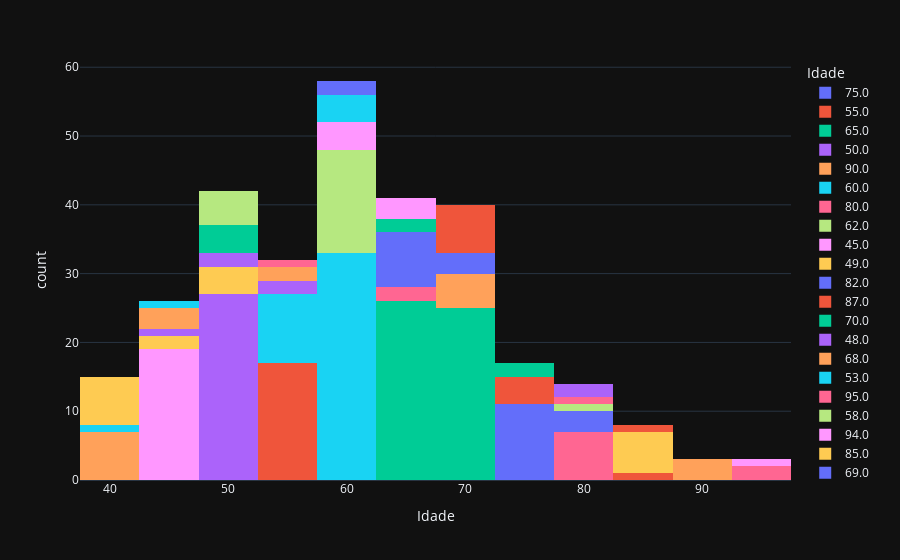

Notebook source saved alongside this figure:
### Code cell
fig = px.histogram(df, x = "age", color = "age", template = "plotly_dark",
                  labels = {"age": "Idade"})
fig.show()

#posicoes 187 e 190 do dataset apresentam idade 60.667

### Figure 1 — Plotly figure (JSON) as saved in the notebook; plotly's stock layout.template omitted (floating-point values rounded to 4 significant figures)
{"data": [{"alignmentgroup": "True", "bingroup": "x", "hovertemplate": "Idade=%{x}<br>count=%{y}<extra></extra>", "legendgroup": "75.0", "marker": {"color": "#636efa", "pattern": {"shape": ""}}, "name": "75.0", "offsetgroup": "75.0", "orientation": "v", "showlegend": true, "type": "histogram", "x": [75, 75, 75, 75, 75, 75, 75, 75, 75, 75, 75], "xaxis": "x", "yaxis": "y"}, {"alignmentgroup": "True", "bingroup": "x", "hovertemplate": "Idade=%{x}<br>count=%{y}<extra></extra>", "legendgroup": "55.0", "marker": {"color": "#EF553B", "pattern": {"shape": ""}}, "name": "55.0", "offsetgroup": "55.0", "orientation": "v", "showlegend": true, "type": "histogram", "x": [55, 55, 55, 55, 55, 55, 55, 55, 55, 55, 55, 55, 55, 55, 55, 55, 55], "xaxis": "x", "yaxis": "y"}, {"alignmentgroup": "True", "bingroup": "x", "hovertemplate": "Idade=%{x}<br>count=%{y}<extra></extra>", "legendgroup": "65.0", "marker": {"color": "#00cc96", "pattern": {"shape": ""}}, "name": "65.0", "offsetgroup": "65.0", "orientation": "v", "showlegend": true, "type": "histogram", "x": [65, 65, 65, 65, 65, 65, 65, 65, 65, 65, 65, 65, 65, 65, 65, 65, 65, 65, 65, 65, 65, 65, 65, 65, 65, 65], "xaxis": "x", "yaxis": "y"}, {"alignmentgroup": "True", "bingroup": "x", "hovertemplate": "Idade=%{x}<br>count=%{y}<extra></extra>", "legendgroup": "50.0", "marker": {"color": "#ab63fa", "pattern": {"shape": ""}}, "name": "50.0", "offsetgroup": "50.0", "orientation": "v", "showlegend": true, "type": "histogram", "x": [50, 50, 50, 50, 50, 50, 50, 50, 50, 50, 50, 50, 50, 50, 50, 50, 50, 50, 50, 50, 50, 50, 50, 50, 50, 50, 50], "xaxis": "x", "yaxis": "y"}, {"alignmentgroup": "True", "bingroup": "x", "hovertemplate": "Idade=%{x}<br>count=%{y}<extra></extra>", "legendgroup": "90.0", "marker": {"color": "#FFA15A", "pattern": {"shape": ""}}, "name": "90.0", "offsetgroup": "90.0", "orientation": "v", "showlegend": true, "type": "histogram", "x": [90, 90, 90], "xaxis": "x", "yaxis": "y"}, {"alignmentgroup": "True", "bingroup": "x", "hovertemplate": "Idade=%{x}<br>count=%{y}<extra></extra>", "legendgroup": "60.0", "marker": {"color": "#19d3f3", "pattern": {"shape": ""}}, "name": "60.0", "offsetgroup": "60.0", "orientation": "v", "showlegend": true, "type": "histogram", "x": [60, 60, 60, 60, 60, 60, 60, 60, 60, 60, 60, 60, 60, 60, 60, 60, 60, 60, 60, 60, 60, 60, 60, 60, 60, 60, 60, 60, 60, 60, 60, 60, 60], "xaxis": "x", "yaxis": "y"}, {"alignmentgroup": "True", "bingroup": "x", "hovertemplate": "Idade=%{x}<br>count=%{y}<extra></extra>", "legendgroup": "80.0", "marker": {"color": "#FF6692", "pattern": {"shape": ""}}, "name": "80.0", "offsetgroup": "80.0", "orientation": "v", "showlegend": true, "type": "histogram", "x": [80, 80, 80, 80, 80, 80, 80], "xaxis": "x", "yaxis": "y"}, {"alignmentgroup": "True", "bingroup": "x", "hovertemplate": "Idade=%{x}<br>count=%{y}<extra></extra>", "legendgroup": "62.0", "marker": {"color": "#B6E880", "pattern": {"shape": ""}}, "name": "62.0", "offsetgroup": "62.0", "orientation": "v", "showlegend": true, "type": "histogram", "x": [62, 62, 62, 62, 62], "xaxis": "x", "yaxis": "y"}, {"alignmentgroup": "True", "bingroup": "x", "hovertemplate": "Idade=%{x}<br>count=%{y}<extra></extra>", "legendgroup": "45.0", "marker": {"color": "#FF97FF", "pattern": {"shape": ""}}, "name": "45.0", "offsetgroup": "45.0", "orientation": "v", "showlegend": true, "type": "histogram", "x": [45, 45, 45, 45, 45, 45, 45, 45, 45, 45, 45, 45, 45, 45, 45, 45, 45, 45, 45], "xaxis": "x", "yaxis": "y"}, {"alignmentgroup": "True", "bingroup": "x", "hovertemplate": "Idade=%{x}<br>count=%{y}<extra></extra>", "legendgroup": "49.0", "marker": {"color": "#FECB52", "pattern": {"shape": ""}}, "name": "49.0", "offsetgroup": "49.0", "orientation": "v", "showlegend": true, "type": "histogram", "x": [49, 49, 49, 49], "xaxis": "x", "yaxis": "y"}, {"alignmentgroup": "True", "bingroup": "x", "hovertemplate": "Idade=%{x}<br>count=%{y}<extra></extra>", "legendgroup": "82.0", "marker": {"color": "#636efa", "pattern": {"shape": ""}}, "name": "82.0", "offsetgroup": "82.0", "orientation": "v", "showlegend": true, "type": "histogram", "x": [82, 82, 82], "xaxis": "x", "yaxis": "y"}, {"alignmentgroup": "True", "bingroup": "x", "hovertemplate": "Idade=%{x}<br>count=%{y}<extra></extra>", "legendgroup": "87.0", "marker": {"color": "#EF553B", "pattern": {"shape": ""}}, "name": "87.0", "offsetgroup": "87.0", "orientation": "v", "showlegend": true, "type": "histogram", "x": [87], "xaxis": "x", "yaxis": "y"}, {"alignmentgroup": "True", "bingroup": "x", "hovertemplate": "Idade=%{x}<br>count=%{y}<extra></extra>", "legendgroup": "70.0", "marker": {"color": "#00cc96", "pattern": {"shape": ""}}, "name": "70.0", "offsetgroup": "70.0", "orientation": "v", "showlegend": true, "type": "histogram", "x": [70, 70, 70, 70, 70, 70, 70, 70, 70, 70, 70, 70, 70, 70, 70, 70, 70, 70, 70, 70, 70, 70, 70, 70, 70], "xaxis": "x", "yaxis": "y"}, {"alignmentgroup": "True", "bingroup": "x", "hovertemplate": "Idade=%{x}<br>count=%{y}<extra></extra>", "legendgroup": "48.0", "marker": {"color": "#ab63fa", "pattern": {"shape": ""}}, "name": "48.0", "offsetgroup": "48.0", "orientation": "v", "showlegend": true, "type": "histogram", "x": [48, 48], "xaxis": "x", "yaxis": "y"}, {"alignmentgroup": "True", "bingroup": "x", "hovertemplate": "Idade=%{x}<br>count=%{y}<extra></extra>", "legendgroup": "68.0", "marker": {"color": "#FFA15A", "pattern": {"shape": ""}}, "name": "68.0", "offsetgroup": "68.0", "orientation": "v", "showlegend": true, "type": "histogram", "x": [68, 68, 68, 68, 68], "xaxis": "x", "yaxis": "y"}, {"alignmentgroup": "True", "bingroup": "x", "hovertemplate": "Idade=%{x}<br>count=%{y}<extra></extra>", "legendgroup": "53.0", "marker": {"color": "#19d3f3", "pattern": {"shape": ""}}, "name": "53.0", "offsetgroup": "53.0", "orientation": "v", "showlegend": true, "type": "histogram", "x": [53, 53, 53, 53, 53, 53, 53, 53, 53, 53], "xaxis": "x", "yaxis": "y"}, {"alignmentgroup": "True", "bingroup": "x", "hovertemplate": "Idade=%{x}<br>count=%{y}<extra></extra>", "legendgroup": "95.0", "marker": {"color": "#FF6692", "pattern": {"shape": ""}}, "name": "95.0", "offsetgroup": "95.0", "orientation": "v", "showlegend": true, "type": "histogram", "x": [95, 95], "xaxis": "x", "yaxis": "y"}, {"alignmentgroup": "True", "bingroup": "x", "hovertemplate": "Idade=%{x}<br>count=%{y}<extra></extra>", "legendgroup": "58.0", "marker": {"color": "#B6E880", "pattern": {"shape": ""}}, "name": "58.0", "offsetgroup": "58.0", "orientation": "v", "showlegend": true, "type": "histogram", "x": [58, 58, 58, 58, 58, 58, 58, 58, 58, 58], "xaxis": "x", "yaxis": "y"}, {"alignmentgroup": "True", "bingroup": "x", "hovertemplate": "Idade=%{x}<br>count=%{y}<extra></extra>", "legendgroup": "94.0", "marker": {"color": "#FF97FF", "pattern": {"shape": ""}}, "name": "94.0", "offsetgroup": "94.0", "orientation": "v", "showlegend": true, "type": "histogram", "x": [94], "xaxis": "x", "yaxis": "y"}, {"alignmentgroup": "True", "bingroup": "x", "hovertemplate": "Idade=%{x}<br>count=%{y}<extra></extra>", "legendgroup": "85.0", "marker": {"color": "#FECB52", "pattern": {"shape": ""}}, "name": "85.0", "offsetgroup": "85.0", "orientation": "v", "showlegend": true, "type": "histogram", "x": [85, 85, 85, 85, 85, 85], "xaxis": "x", "yaxis": "y"}, {"alignmentgroup": "True", "bingroup": "x", "hovertemplate": "Idade=%{x}<br>count=%{y}<extra></extra>", "legendgroup": "69.0", "marker": {"color": "#636efa", "pattern": {"shape": ""}}, "name": "69.0", "offsetgroup": "69.0", "orientation": "v", "showlegend": true, "type": "histogram", "x": [69, 69, 69], "xaxis": "x", "yaxis": "y"}, {"alignmentgroup": "True", "bingroup": "x", "hovertemplate": "Idade=%{x}<br>count=%{y}<extra></extra>", "legendgroup": "72.0", "marker": {"color": "#EF553B", "pattern": {"shape": ""}}, "name": "72.0", "offsetgroup": "72.0", "orientation": "v", "showlegend": true, "type": "histogram", "x": [72, 72, 72, 72, 72, 72, 72], "xaxis": "x", "yaxis": "y"}, {"alignmentgroup": "True", "bingroup": "x", "hovertemplate": "Idade=%{x}<br>count=%{y}<extra></extra>", "legendgroup": "51.0", "marker": {"color": "#00cc96", "pattern": {"shape": ""}}, "name": "51.0", "offsetgroup": "51.0", "orientation": "v", "showlegend": true, "type": "histogram", "x": [51, 51, 51, 51], "xaxis": "x", "yaxis": "y"}, {"alignmentgroup": "True", "bingroup": "x", "hovertemplate": "Idade=%{x}<br>count=%{y}<extra></extra>", "legendgroup": "57.0", "marker": {"color": "#ab63fa", "pattern": {"shape": ""}}, "name": "57.0", "offsetgroup": "57.0", "orientation": "v", "showlegend": true, "type": "histogram", "x": [57, 57], "xaxis": "x", "yaxis": "y"}, {"alignmentgroup": "True", "bingroup": "x", "hovertemplate": "Idade=%{x}<br>count=%{y}<extra></extra>", "legendgroup": "42.0", "marker": {"color": "#FFA15A", "pattern": {"shape": ""}}, "name": "42.0", "offsetgroup": "42.0", "orientation": "v", "showlegend": true, "type": "histogram", "x": [42, 42, 42, 42, 42, 42, 42], "xaxis": "x", "yaxis": "y"}, {"alignmentgroup": "True", "bingroup": "x", "hovertemplate": "Idade=%{x}<br>count=%{y}<extra></extra>", "legendgroup": "41.0", "marker": {"color": "#19d3f3", "pattern": {"shape": ""}}, "name": "41.0", "offsetgroup": "41.0", "orientation": "v", "showlegend": true, "type": "histogram", "x": [41], "xaxis": "x", "yaxis": "y"}, {"alignmentgroup": "True", "bingroup": "x", "hovertemplate": "Idade=%{x}<br>count=%{y}<extra></extra>", "legendgroup": "67.0", "marker": {"color": "#FF6692", "pattern": {"shape": ""}}, "name": "67.0", "offsetgroup": "67.0", "orientation": "v", "showlegend": true, "type": "histogram", "x": [67, 67], "xaxis": "x", "yaxis": "y"}, {"alignmentgroup": "True", "bingroup": "x", "hovertemplate": "Idade=%{x}<br>count=%{y}<extra></extra>", "legendgroup": "79.0", "marker": {"color": "#B6E880", "pattern": {"shape": ""}}, "name": "79.0", "offsetgroup": "79.0", "orientation": "v", "showlegend": true, "type": "histogram", "x": [79], "xaxis": "x", "yaxis": "y"}, {"alignmentgroup": "True", "bingroup": "x", "hovertemplate": "Idade=%{x}<br>count=%{y}<extra></extra>", "legendgroup": "59.0", "marker": {"color": "#FF97FF", "pattern": {"shape": ""}}, "name": "59.0", "offsetgroup": "59.0", "orientation": "v", "showlegend": true, "type": "histogram", "x": [59, 59, 59, 59], "xaxis": "x", "yaxis": "y"}, {"alignmentgroup": "True", "bingroup": "x", "hovertemplate": "Idade=%{x}<br>count=%{y}<extra></extra>", "legendgroup": "44.0", "marker": {"color": "#FECB52", "pattern": {"shape": ""}}, "name": "44.0", "offsetgroup": "44.0", "orientation": "v", "showlegend": true, "type": "histogram", "x": [44, 44], "xaxis": "x", "yaxis": "y"}, {"alignmentgroup": "True", "bingroup": "x", "hovertemplate": "Idade=%{x}<br>count=%{y}<extra></extra>", "legendgroup": "63.0", "marker": {"color": "#636efa", "pattern": {"shape": ""}}, "name": "63.0", "offsetgroup": "63.0", "orientation": "v", "showlegend": true, "type": "histogram", "x": [63, 63, 63, 63, 63, 63, 63, 63], "xaxis": "x", "yaxis": "y"}, {"alignmentgroup": "True", "bingroup": "x", "hovertemplate": "Idade=%{x}<br>count=%{y}<extra></extra>", "legendgroup": "86.0", "marker": {"color": "#EF553B", "pattern": {"shape": ""}}, "name": "86.0", "offsetgroup": "86.0", "orientation": "v", "showlegend": true, "type": "histogram", "x": [86], "xaxis": "x", "yaxis": "y"}, {"alignmentgroup": "True", "bingroup": "x", "hovertemplate": "Idade=%{x}<br>count=%{y}<extra></extra>", "legendgroup": "66.0", "marker": {"color": "#00cc96", "pattern": {"shape": ""}}, "name": "66.0", "offsetgroup": "66.0", "orientation": "v", "showlegend": true, "type": "histogram", "x": [66, 66], "xaxis": "x", "yaxis": "y"}, {"alignmentgroup": "True", "bingroup": "x", "hovertemplate": "Idade=%{x}<br>count=%{y}<extra></extra>", "legendgroup": "43.0", "marker": {"color": "#ab63fa", "pattern": {"shape": ""}}, "name": "43.0", "offsetgroup": "43.0", "orientation": "v", "showlegend": true, "type": "histogram", "x": [43], "xaxis": "x", "yaxis": "y"}, {"alignmentgroup": "True", "bingroup": "x", "hovertemplate": "Idade=%{x}<br>count=%{y}<extra></extra>", "legendgroup": "46.0", "marker": {"color": "#FFA15A", "pattern": {"shape": ""}}, "name": "46.0", "offsetgroup": "46.0", "orientation": "v", "showlegend": true, "type": "histogram", "x": [46, 46, 46], "xaxis": "x", "yaxis": "y"}, {"alignmentgroup": "True", "bingroup": "x", "hovertemplate": "Idade=%{x}<br>count=%{y}<extra></extra>", "legendgroup": "61.0", "marker": {"color": "#19d3f3", "pattern": {"shape": ""}}, "name": "61.0", "offsetgroup": "61.0", "orientation": "v", "showlegend": true, "type": "histogram", "x": [61, 61, 61, 61], "xaxis": "x", "yaxis": "y"}, {"alignmentgroup": "True", "bingroup": "x", "hovertemplate": "Idade=%{x}<br>count=%{y}<extra></extra>", "legendgroup": "81.0", "marker": {"color": "#FF6692", "pattern": {"shape": ""}}, "name": "81.0", "offsetgroup": "81.0", "orientation": "v", "showlegend": true, "type": "histogram", "x": [81], "xaxis": "x", "yaxis": "y"}, {"alignmentgroup": "True", "bingroup": "x", "hovertemplate": "Idade=%{x}<br>count=%{y}<extra></extra>", "legendgroup": "52.0", "marker": {"color": "#B6E880", "pattern": {"shape": ""}}, "name": "52.0", "offsetgroup": "52.0", "orientation": "v", "showlegend": true, "type": "histogram", "x": [52, 52, 52, 52, 52], "xaxis": "x", "yaxis": "y"}, {"alignmentgroup": "True", "bingroup": "x", "hovertemplate": "Idade=%{x}<br>count=%{y}<extra></extra>", "legendgroup": "64.0", "marker": {"color": "#FF97FF", "pattern": {"shape": ""}}, "name": "64.0", "offsetgroup": "64.0", "orientation": "v", "showlegend": true, "type": "histogram", "x": [64, 64, 64], "xaxis": "x", "yaxis": "y"}, {"alignmentgroup": "True", "bingroup": "x", "hovertemplate": "Idade=%{x}<br>count=%{y}<extra></extra>", "legendgroup": "40.0", "marker": {"color": "#FECB52", "pattern": {"shape": ""}}, "name": "40.0", "offsetgroup": "40.0", "orientation": "v", "showlegend": true, "type": "histogram", "x": [40, 40, 40, 40, 40, 40, 40], "xaxis": "x", "yaxis": "y"}, {"alignmentgroup": "True", "bingroup": "x", "hovertemplate": "Idade=%{x}<br>count=%{y}<extra></extra>", "legendgroup": "60.667", "marker": {"color": "#636efa", "pattern": {"shape": ""}}, "name": "60.667", "offsetgroup": "60.667", "orientation": "v", "showlegend": true, "type": "histogram", "x": [60.67, 60.67], "xaxis": "x", "yaxis": "y"}, {"alignmentgroup": "True", "bingroup": "x", "hovertemplate": "Idade=%{x}<br>count=%{y}<extra></extra>", "legendgroup": "73.0", "marker": {"color": "#EF553B", "pattern": {"shape": ""}}, "name": "73.0", "offsetgroup": "73.0", "orientation": "v", "showlegend": true, "type": "histogram", "x": [73, 73, 73, 73], "xaxis": "x", "yaxis": "y"}, {"alignmentgroup": "True", "bingroup": "x", "hovertemplate": "Idade=%{x}<br>count=%{y}<extra></extra>", "legendgroup": "77.0", "marker": {"color": "#00cc96", "pattern": {"shape": ""}}, "name": "77.0", "offsetgroup": "77.0", "orientation": "v", "showlegend": true, "type": "histogram", "x": [77, 77], "xaxis": "x", "yaxis": "y"}, {"alignmentgroup": "True", "bingroup": "x", "hovertemplate": "Idade=%{x}<br>count=%{y}<extra></extra>", "legendgroup": "78.0", "marker": {"color": "#ab63fa", "pattern": {"shape": ""}}, "name": "78.0", "offsetgroup": "78.0", "orientation": "v", "showlegend": true, "type": "histogram", "x": [78, 78], "xaxis": "x", "yaxis": "y"}, {"alignmentgroup": "True", "bingroup": "x", "hovertemplate": "Idade=%{x}<br>count=%{y}<extra></extra>", "legendgroup": "54.0", "marker": {"color": "#FFA15A", "pattern": {"shape": ""}}, "name": "54.0", "offsetgroup": "54.0", "orientation": "v", "showlegend": true, "type": "histogram", "x": [54, 54], "xaxis": "x", "yaxis": "y"}, {"alignmentgroup": "True", "bingroup": "x", "hovertemplate": "Idade=%{x}<br>count=%{y}<extra></extra>", "legendgroup": "47.0", "marker": {"color": "#19d3f3", "pattern": {"shape": ""}}, "name": "47.0", "offsetgroup": "47.0", "orientation": "v", "showlegend": true, "type": "histogram", "x": [47], "xaxis": "x", "yaxis": "y"}, {"alignmentgroup": "True", "bingroup": "x", "hovertemplate": "Idade=%{x}<br>count=%{y}<extra></extra>", "legendgroup": "56.0", "marker": {"color": "#FF6692", "pattern": {"shape": ""}}, "name": "56.0", "offsetgroup": "56.0", "orientation": "v", "showlegend": true, "type": "histogram", "x": [56], "xaxis": "x", "yaxis": "y"}], "layout": {"barmode": "relative", "legend": {"title": {"text": "Idade"}, "tracegroupgap": 0}, "margin": {"t": 60}, "xaxis": {"anchor": "y", "categoryarray": [75, 55, 65, 50, 90, 60, 80, 62, 45, 49, 82, 87, 70, 48, 68, 53, 95, 58, 94, 85, 69, 72, 51, 57, 42, 41, 67, 79, 59, 44, 63, 86, 66, 43, 46, 61, 81, 52, 64, 40, 60.67, 73, 77, 78, 54, 47, 56], "categoryorder": "array", "domain": [0, 1], "title": {"text": "Idade"}}, "yaxis": {"anchor": "x", "domain": [0, 1], "title": {"text": "count"}}}}
